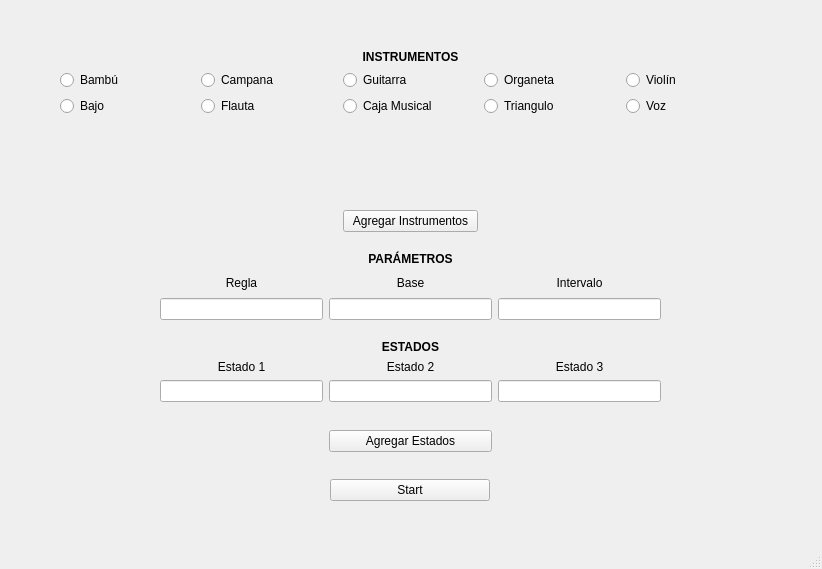
<?xml version="1.0" encoding="UTF-8"?>
<ui version="4.0">
 <class>AutomataWindow</class>
 <widget class="QMainWindow" name="AutomataWindow">
  <property name="geometry">
   <rect>
    <x>0</x>
    <y>0</y>
    <width>822</width>
    <height>569</height>
   </rect>
  </property>
  <property name="windowTitle">
   <string>Automata Celular</string>
  </property>
  <widget class="QWidget" name="centralwidget">
   <widget class="QWidget" name="verticalLayoutWidget_2">
    <property name="geometry">
     <rect>
      <x>330</x>
      <y>460</y>
      <width>160</width>
      <height>61</height>
     </rect>
    </property>
    <layout class="QVBoxLayout" name="verticalLayout_2">
     <item>
      <widget class="QPushButton" name="start">
       <property name="text">
        <string>Start</string>
       </property>
      </widget>
     </item>
    </layout>
   </widget>
   <widget class="QWidget" name="gridLayoutWidget_2">
    <property name="geometry">
     <rect>
      <x>160</x>
      <y>340</y>
      <width>501</width>
      <height>112</height>
     </rect>
    </property>
    <layout class="QGridLayout" name="gridLayout_2">
     <item row="3" column="1">
      <spacer name="verticalSpacer">
       <property name="orientation">
        <enum>Qt::Vertical</enum>
       </property>
       <property name="sizeHint" stdset="0">
        <size>
         <width>20</width>
         <height>40</height>
        </size>
       </property>
      </spacer>
     </item>
     <item row="1" column="1">
      <widget class="QLabel" name="label_5">
       <property name="text">
        <string>Estado 2</string>
       </property>
       <property name="alignment">
        <set>Qt::AlignCenter</set>
       </property>
      </widget>
     </item>
     <item row="1" column="2">
      <widget class="QLabel" name="label_6">
       <property name="text">
        <string>Estado 3</string>
       </property>
       <property name="alignment">
        <set>Qt::AlignCenter</set>
       </property>
      </widget>
     </item>
     <item row="2" column="1">
      <widget class="QLineEdit" name="state2"/>
     </item>
     <item row="2" column="0">
      <widget class="QLineEdit" name="state1"/>
     </item>
     <item row="2" column="2">
      <widget class="QLineEdit" name="state3"/>
     </item>
     <item row="4" column="1">
      <widget class="QPushButton" name="addState">
       <property name="text">
        <string>Agregar Estados</string>
       </property>
      </widget>
     </item>
     <item row="1" column="0">
      <widget class="QLabel" name="label_4">
       <property name="text">
        <string>Estado 1</string>
       </property>
       <property name="alignment">
        <set>Qt::AlignCenter</set>
       </property>
      </widget>
     </item>
     <item row="0" column="1">
      <widget class="QLabel" name="Accordion_2">
       <property name="font">
        <font>
         <weight>75</weight>
         <bold>true</bold>
        </font>
       </property>
       <property name="text">
        <string>ESTADOS</string>
       </property>
       <property name="alignment">
        <set>Qt::AlignCenter</set>
       </property>
      </widget>
     </item>
    </layout>
   </widget>
   <widget class="QWidget" name="gridLayoutWidget_3">
    <property name="geometry">
     <rect>
      <x>60</x>
      <y>50</y>
      <width>701</width>
      <height>182</height>
     </rect>
    </property>
    <layout class="QGridLayout" name="gridLayout_3">
     <item row="0" column="2">
      <widget class="QLabel" name="Accordion">
       <property name="font">
        <font>
         <weight>75</weight>
         <bold>true</bold>
        </font>
       </property>
       <property name="text">
        <string>INSTRUMENTOS</string>
       </property>
       <property name="alignment">
        <set>Qt::AlignCenter</set>
       </property>
      </widget>
     </item>
     <item row="1" column="4">
      <widget class="QRadioButton" name="Violin">
       <property name="text">
        <string>Violín</string>
       </property>
       <property name="icon">
        <iconset>
         <normaloff>../../../../../imagenes/violin1.png</normaloff>../../../../../imagenes/violin1.png</iconset>
       </property>
       <property name="iconSize">
        <size>
         <width>50</width>
         <height>50</height>
        </size>
       </property>
       <property name="autoExclusive">
        <bool>false</bool>
       </property>
      </widget>
     </item>
     <item row="2" column="4">
      <widget class="QRadioButton" name="Voice">
       <property name="text">
        <string>Voz</string>
       </property>
       <property name="icon">
        <iconset>
         <normaloff>../../../../../imagenes/voz.png</normaloff>../../../../../imagenes/voz.png</iconset>
       </property>
       <property name="iconSize">
        <size>
         <width>50</width>
         <height>50</height>
        </size>
       </property>
       <property name="autoExclusive">
        <bool>false</bool>
       </property>
      </widget>
     </item>
     <item row="2" column="1">
      <widget class="QRadioButton" name="Flute">
       <property name="text">
        <string>Flauta</string>
       </property>
       <property name="icon">
        <iconset>
         <normaloff>../../../../../imagenes/flauta.png</normaloff>../../../../../imagenes/flauta.png</iconset>
       </property>
       <property name="iconSize">
        <size>
         <width>50</width>
         <height>50</height>
        </size>
       </property>
       <property name="autoExclusive">
        <bool>false</bool>
       </property>
      </widget>
     </item>
     <item row="2" column="2">
      <widget class="QRadioButton" name="MusicBox">
       <property name="text">
        <string>Caja Musical</string>
       </property>
       <property name="icon">
        <iconset>
         <normaloff>../../../../../imagenes/musicBox.png</normaloff>../../../../../imagenes/musicBox.png</iconset>
       </property>
       <property name="iconSize">
        <size>
         <width>50</width>
         <height>50</height>
        </size>
       </property>
       <property name="autoExclusive">
        <bool>false</bool>
       </property>
      </widget>
     </item>
     <item row="2" column="3">
      <widget class="QRadioButton" name="Triangles">
       <property name="text">
        <string>Triangulo</string>
       </property>
       <property name="icon">
        <iconset>
         <normaloff>../../../../../imagenes/triangulo.png</normaloff>../../../../../imagenes/triangulo.png</iconset>
       </property>
       <property name="iconSize">
        <size>
         <width>50</width>
         <height>50</height>
        </size>
       </property>
       <property name="autoExclusive">
        <bool>false</bool>
       </property>
      </widget>
     </item>
     <item row="1" column="2">
      <widget class="QRadioButton" name="Guitar">
       <property name="text">
        <string>Guitarra</string>
       </property>
       <property name="icon">
        <iconset>
         <normaloff>../../../../../imagenes/guitar.png</normaloff>../../../../../imagenes/guitar.png</iconset>
       </property>
       <property name="iconSize">
        <size>
         <width>50</width>
         <height>50</height>
        </size>
       </property>
       <property name="autoExclusive">
        <bool>false</bool>
       </property>
      </widget>
     </item>
     <item row="2" column="0">
      <widget class="QRadioButton" name="Bass">
       <property name="text">
        <string>Bajo</string>
       </property>
       <property name="icon">
        <iconset>
         <normaloff>../../../../../imagenes/bajo.png</normaloff>../../../../../imagenes/bajo.png</iconset>
       </property>
       <property name="iconSize">
        <size>
         <width>50</width>
         <height>50</height>
        </size>
       </property>
       <property name="autoExclusive">
        <bool>false</bool>
       </property>
      </widget>
     </item>
     <item row="1" column="3">
      <widget class="QRadioButton" name="Synthesizer">
       <property name="text">
        <string>Organeta</string>
       </property>
       <property name="icon">
        <iconset>
         <normaloff>../../../../../imagenes/organeta.jpg</normaloff>../../../../../imagenes/organeta.jpg</iconset>
       </property>
       <property name="iconSize">
        <size>
         <width>50</width>
         <height>50</height>
        </size>
       </property>
       <property name="autoExclusive">
        <bool>false</bool>
       </property>
      </widget>
     </item>
     <item row="1" column="0">
      <widget class="QRadioButton" name="Bamboo">
       <property name="text">
        <string>Bambú</string>
       </property>
       <property name="icon">
        <iconset>
         <normaloff>../../../../../imagenes/BambooFlute.png</normaloff>../../../../../imagenes/BambooFlute.png</iconset>
       </property>
       <property name="iconSize">
        <size>
         <width>50</width>
         <height>50</height>
        </size>
       </property>
       <property name="checked">
        <bool>false</bool>
       </property>
       <property name="autoExclusive">
        <bool>false</bool>
       </property>
      </widget>
     </item>
     <item row="4" column="2">
      <widget class="QPushButton" name="addInstruments">
       <property name="text">
        <string>Agregar Instrumentos</string>
       </property>
      </widget>
     </item>
     <item row="1" column="1">
      <widget class="QRadioButton" name="Bell">
       <property name="text">
        <string>Campana</string>
       </property>
       <property name="icon">
        <iconset>
         <normaloff>../../../../../imagenes/campana.png</normaloff>../../../../../imagenes/campana.png</iconset>
       </property>
       <property name="iconSize">
        <size>
         <width>50</width>
         <height>50</height>
        </size>
       </property>
       <property name="checked">
        <bool>false</bool>
       </property>
       <property name="autoExclusive">
        <bool>false</bool>
       </property>
      </widget>
     </item>
     <item row="3" column="2">
      <spacer name="verticalSpacer_2">
       <property name="orientation">
        <enum>Qt::Vertical</enum>
       </property>
       <property name="sizeHint" stdset="0">
        <size>
         <width>20</width>
         <height>40</height>
        </size>
       </property>
      </spacer>
     </item>
    </layout>
   </widget>
   <widget class="QWidget" name="gridLayoutWidget_4">
    <property name="geometry">
     <rect>
      <x>160</x>
      <y>250</y>
      <width>501</width>
      <height>70</height>
     </rect>
    </property>
    <layout class="QGridLayout" name="gridLayout_4">
     <item row="2" column="2">
      <widget class="QLineEdit" name="interval"/>
     </item>
     <item row="1" column="0">
      <widget class="QLabel" name="label">
       <property name="text">
        <string>Regla</string>
       </property>
       <property name="alignment">
        <set>Qt::AlignCenter</set>
       </property>
      </widget>
     </item>
     <item row="1" column="1">
      <widget class="QLabel" name="label_2">
       <property name="text">
        <string>Base</string>
       </property>
       <property name="alignment">
        <set>Qt::AlignCenter</set>
       </property>
      </widget>
     </item>
     <item row="1" column="2">
      <widget class="QLabel" name="label_3">
       <property name="text">
        <string>Intervalo</string>
       </property>
       <property name="alignment">
        <set>Qt::AlignCenter</set>
       </property>
      </widget>
     </item>
     <item row="2" column="0">
      <widget class="QLineEdit" name="inputRule"/>
     </item>
     <item row="2" column="1">
      <widget class="QLineEdit" name="inputBase"/>
     </item>
     <item row="0" column="1">
      <widget class="QLabel" name="Accordion_3">
       <property name="font">
        <font>
         <weight>75</weight>
         <bold>true</bold>
        </font>
       </property>
       <property name="text">
        <string>PARÁMETROS</string>
       </property>
       <property name="alignment">
        <set>Qt::AlignCenter</set>
       </property>
      </widget>
     </item>
    </layout>
   </widget>
  </widget>
  <widget class="QMenuBar" name="menubar">
   <property name="geometry">
    <rect>
     <x>0</x>
     <y>0</y>
     <width>822</width>
     <height>26</height>
    </rect>
   </property>
  </widget>
  <widget class="QStatusBar" name="statusbar"/>
 </widget>
 <resources/>
 <connections/>
</ui>
